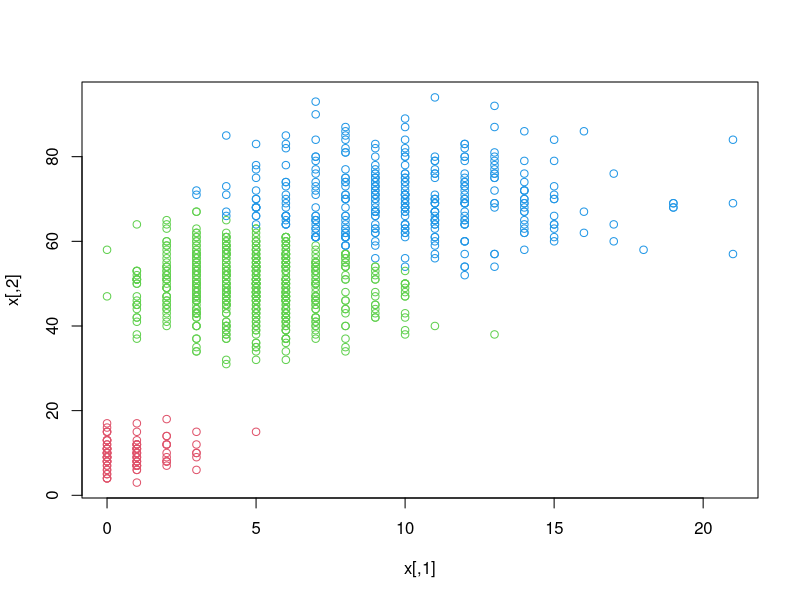

Recreate this plot in R.
## Author: Sergio García Prado

rm(list = ls())

library(magrittr)

# Dimensions
d <- 2

# Mixtures
k <- 3

# Cases
n <- 1000

p <- c(0.1,
       0.6,
       0.3)

lambda <- matrix(c( 1, 10,
                    5, 50,
                   10, 70),
                 3, 2, byrow = TRUE)

x <-
  sapply(1:d, function(j) {
    sapply(1:k, function(i){
      rpois(n * p[i], lambda[i, j])
    }) %>%
    unlist()
  }) %>%
  unlist() %>%
  matrix(n, d)


LogLikeliHoodPoisson <- function(lambda, x) {
 logL <- sapply(1:length(lambda), function(i) {
      sum(dpois(x[, i], lambda[i], log = TRUE))
    }) %>%
    sum()
 return(logL)
}

NegativeLogLikeliHoodPoisson <- function(...) {
 - LogLikeliHoodPoisson(...)
}

OptimizeLambda <- function(x) {
  # opt <- optim(runif(2), NegativeLogLikeliHoodPoisson, x = x,
  #              lower = 10e-4, upper = Inf, method = "L-BFGS-B")
  # lambda.hat <- opt$par
  lambda.hat <- colMeans(x)
  return(lambda.hat)
}

CalculateB <- function(x, lambda) {
  apply(x, 1, function(obs) {
    sapply(1:nrow(lambda), function(i) {
         sum(dpois(obs, lambda[i, ], log = TRUE))
      }) %>% which.max()
  })
}


OptimizeMultiVariantPoissonMixtureEM <- function(x, k, d) {
  lambda <- (1:d) %>%
    sapply(function(i) {
      sort(runif(k, min = min(x[, i]), max = max(x[, i])))
    })

  b <- CalculateB(x, lambda)
  b.old <- rep(0, n)

  i <- 0
  while (any(b != b.old)) {
    # Fijamos criterio de convergencia en la estabilización de etiquetas de la mixtura.
    # Ya que cuando esta se estabiliza, los EMV de lambda no variarán.

    i <- i + 1
    lambda <- sapply(1:k, function(j) {
      OptimizeLambda(x[b == j, ])
    }) %>% t()

    b.old <- b
    b <- CalculateB(x, lambda)
  }

  p <- (1:k) %>%
   sapply(function(i) {
     mean(b == i)
   })

  result <- list(lambda = lambda,
                 group = b,
                 steps = i,
                 ratios = p)
  return(result)
}

(opt.em <- OptimizeMultiVariantPoissonMixtureEM(x, k, d))


plot(x, col = opt.em$group + 1)
